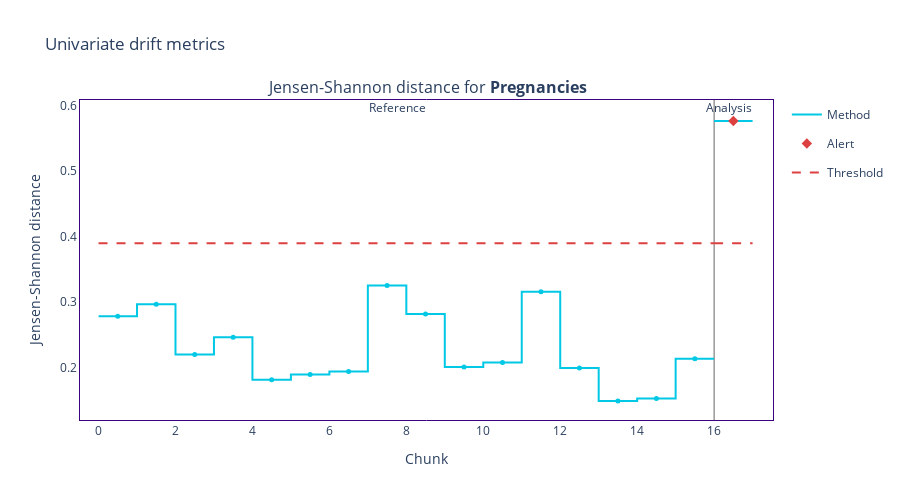
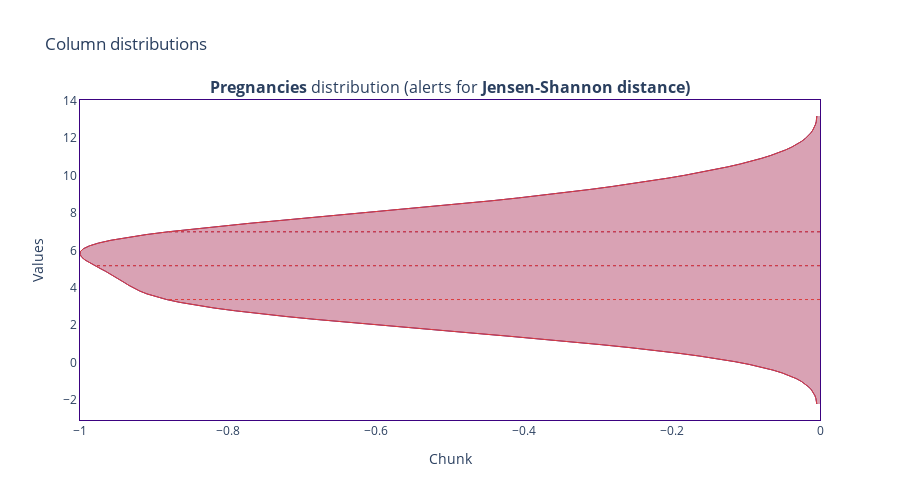
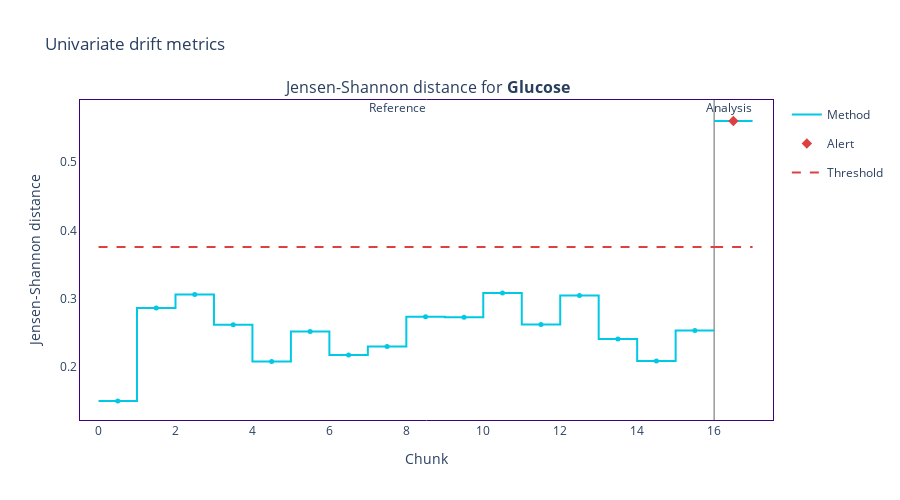
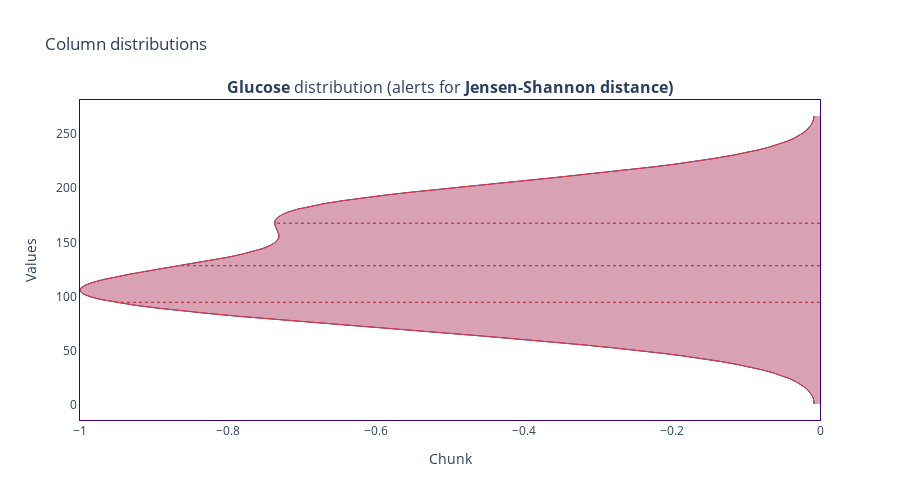

The notebook cell these images were saved under, in order:
### Code cell
ud, ep = nml_analysis(estimator, udc, test_data, col_names)

### Figure 1 — Plotly figure (JSON) as saved in the notebook; plotly's stock layout.template omitted (floating-point values rounded to 4 significant figures)
{"data": [{"hoverinfo": "skip", "legendgroup": "metric_reference", "line": {"color": "#00c8e5", "shape": "hv", "width": 2}, "mode": "lines", "name": "Method", "showlegend": true, "type": "scatter", "x": [0, 1, 2, 3, 4, 5, 6, 7, 8, 9, 10, 11, 12, 13, 14, 15, 16], "xaxis": "x", "y": [0.2783, 0.2966, 0.2199, 0.2465, 0.1815, 0.1896, 0.1942, 0.3253, 0.282, 0.2008, 0.2079, 0.3157, 0.1995, 0.1492, 0.153, 0.2133, 0.2133], "yaxis": "y"}, {"customdata": [["Jensen-Shannon distance for <b>Pregnancies</b>", "<b style=\"color:Colors.BLUE_SKY_CRAYOLA;line-height:60px\">Reference</b>", "", "[0:49]", "Chunk index: <b>0</b>", 0.2783], ["Jensen-Shannon distance for <b>Pregnancies</b>", "<b style=\"color:Colors.BLUE_SKY_CRAYOLA;line-height:60px\">Reference</b>", "", "[50:99]", "Chunk index: <b>1</b>", 0.2966], ["Jensen-Shannon distance for <b>Pregnancies</b>", "<b style=\"color:Colors.BLUE_SKY_CRAYOLA;line-height:60px\">Reference</b>", "", "[100:149]", "Chunk index: <b>2</b>", 0.2199], ["Jensen-Shannon distance for <b>Pregnancies</b>", "<b style=\"color:Colors.BLUE_SKY_CRAYOLA;line-height:60px\">Reference</b>", "", "[150:199]", "Chunk index: <b>3</b>", 0.2465], ["Jensen-Shannon distance for <b>Pregnancies</b>", "<b style=\"color:Colors.BLUE_SKY_CRAYOLA;line-height:60px\">Reference</b>", "", "[200:249]", "Chunk index: <b>4</b>", 0.1815], ["Jensen-Shannon distance for <b>Pregnancies</b>", "<b style=\"color:Colors.BLUE_SKY_CRAYOLA;line-height:60px\">Reference</b>", "", "[250:299]", "Chunk index: <b>5</b>", 0.1896], ["Jensen-Shannon distance for <b>Pregnancies</b>", "<b style=\"color:Colors.BLUE_SKY_CRAYOLA;line-height:60px\">Reference</b>", "", "[300:349]", "Chunk index: <b>6</b>", 0.1942], ["Jensen-Shannon distance for <b>Pregnancies</b>", "<b style=\"color:Colors.BLUE_SKY_CRAYOLA;line-height:60px\">Reference</b>", "", "[350:399]", "Chunk index: <b>7</b>", 0.3253], ["Jensen-Shannon distance for <b>Pregnancies</b>", "<b style=\"color:Colors.BLUE_SKY_CRAYOLA;line-height:60px\">Reference</b>", "", "[400:449]", "Chunk index: <b>8</b>", 0.282], ["Jensen-Shannon distance for <b>Pregnancies</b>", "<b style=\"color:Colors.BLUE_SKY_CRAYOLA;line-height:60px\">Reference</b>", "", "[450:499]", "Chunk index: <b>9</b>", 0.2008], ["Jensen-Shannon distance for <b>Pregnancies</b>", "<b style=\"color:Colors.BLUE_SKY_CRAYOLA;line-height:60px\">Reference</b>", "", "[500:549]", "Chunk index: <b>10</b>", 0.2079], ["Jensen-Shannon distance for <b>Pregnancies</b>", "<b style=\"color:Colors.BLUE_SKY_CRAYOLA;line-height:60px\">Reference</b>", "", "[550:599]", "Chunk index: <b>11</b>", 0.3157], ["Jensen-Shannon distance for <b>Pregnancies</b>", "<b style=\"color:Colors.BLUE_SKY_CRAYOLA;line-height:60px\">Reference</b>", "", "[600:649]", "Chunk index: <b>12</b>", 0.1995], ["Jensen-Shannon distance for <b>Pregnancies</b>", "<b style=\"color:Colors.BLUE_SKY_CRAYOLA;line-height:60px\">Reference</b>", "", "[650:699]", "Chunk index: <b>13</b>", 0.1492], ["Jensen-Shannon distance for <b>Pregnancies</b>", "<b style=\"color:Colors.BLUE_SKY_CRAYOLA;line-height:60px\">Reference</b>", "", "[700:749]", "Chunk index: <b>14</b>", 0.153], ["Jensen-Shannon distance for <b>Pregnancies</b>", "<b style=\"color:Colors.BLUE_SKY_CRAYOLA;line-height:60px\">Reference</b>", "", "[750:767]", "Chunk index: <b>15</b>", 0.2133]], "hovertemplate": "%{customdata[1]} &nbsp; &nbsp; %{customdata[2]} <br />Chunk: <b>%{customdata[3]}</b> &nbsp; &nbsp; %{customdata[4]} <br />%{customdata[0]}: <b>%{customdata[5]}</b><b r /><extra></extra>", "legendgroup": "metric_reference", "marker": {"color": "#00c8e5", "size": 5, "symbol": "circle"}, "mode": "markers", "name": "Method", "showlegend": false, "type": "scatter", "x": [0.5, 1.5, 2.5, 3.5, 4.5, 5.5, 6.5, 7.5, 8.5, 9.5, 10.5, 11.5, 12.5, 13.5, 14.5, 15.5], "xaxis": "x", "y": [0.2783, 0.2966, 0.2199, 0.2465, 0.1815, 0.1896, 0.1942, 0.3253, 0.282, 0.2008, 0.2079, 0.3157, 0.1995, 0.1492, 0.153, 0.2133, 0.2133], "yaxis": "y"}, {"hoverinfo": "skip", "legendgroup": "metric_analysis", "line": {"color": "#00c8e5", "shape": "hv", "width": 2}, "mode": "lines", "name": "Method", "showlegend": false, "type": "scatter", "x": [16, 17], "xaxis": "x", "y": [0.5767, 0.5767], "yaxis": "y"}, {"customdata": [["Jensen-Shannon distance for <b>Pregnancies</b>", "<b style=\"color:Colors.BLUE_SKY_CRAYOLA;line-height:60px\">Analysis</b>", "<span style=\"color:#AD0000\">⚠ <b>Drift detected</b></span>", "[0:10]", "Chunk index: <b>0</b>", 0.5767]], "hovertemplate": "%{customdata[1]} &nbsp; &nbsp; %{customdata[2]} <br />Chunk: <b>%{customdata[3]}</b> &nbsp; &nbsp; %{customdata[4]} <br />%{customdata[0]}: <b>%{customdata[5]}</b><b r /><extra></extra>", "legendgroup": "metric_analysis", "marker": {"color": "#00c8e5", "size": 5, "symbol": "circle"}, "mode": "markers", "name": "Method", "showlegend": false, "type": "scatter", "x": [16.5], "xaxis": "x", "y": [0.5767, 0.5767], "yaxis": "y"}, {"hoverinfo": "skip", "legendgroup": "alert", "marker": {"color": "#DD4040", "size": 8, "symbol": "diamond"}, "mode": "markers", "name": "Alert", "showlegend": true, "type": "scatter", "x": [16.5], "xaxis": "x", "y": [0.5767], "yaxis": "y"}, {"hoverinfo": "skip", "legendgroup": "thresh", "line": {"color": "#DD4040", "dash": "dash", "width": 2}, "mode": "lines", "name": "Threshold", "showlegend": true, "type": "scatter", "x": [0, 1, 2, 3, 4, 5, 6, 7, 8, 9, 10, 11, 12, 13, 14, 15, 16], "xaxis": "x", "y": [0.3901, 0.3901, 0.3901, 0.3901, 0.3901, 0.3901, 0.3901, 0.3901, 0.3901, 0.3901, 0.3901, 0.3901, 0.3901, 0.3901, 0.3901, 0.3901, 0.3901], "yaxis": "y"}, {"hoverinfo": "skip", "legendgroup": "thresh", "line": {"color": "#DD4040", "dash": "dash", "width": 2}, "mode": "lines", "name": "Threshold", "showlegend": false, "type": "scatter", "x": [16, 17], "xaxis": "x", "y": [0.3901, 0.3901], "yaxis": "y"}], "layout": {"annotations": [{"font": {"size": 16}, "showarrow": false, "text": "Jensen-Shannon distance for <b>Pregnancies</b>", "x": 0.5, "xanchor": "center", "xref": "paper", "y": 1, "yanchor": "bottom", "yref": "paper"}, {"showarrow": false, "text": "Reference", "x": 7.5, "xref": "x", "xshift": 10, "y": 1.01, "yref": "y domain"}, {"showarrow": false, "text": "Analysis", "x": 16, "xref": "x", "xshift": 15, "y": 1.01, "yref": "y domain"}], "height": 500, "hoverlabel": {"bgcolor": "white", "font": {"size": 14}}, "legend": {"itemclick": false, "itemdoubleclick": false, "traceorder": "grouped"}, "paper_bgcolor": "rgba(255,255,255,1)", "plot_bgcolor": "rgba(255,255,255,1)", "shapes": [{"layer": "below", "line": {"color": "#666666", "width": 1}, "type": "line", "x0": 16, "x1": 16, "xref": "x", "y0": 0, "y1": 1, "yref": "y domain"}], "title": {"text": "Univariate drift metrics"}, "xaxis": {"anchor": "y", "domain": [0, 1], "linecolor": "#3b0280", "matches": "x", "mirror": true, "showgrid": false, "title": {"text": "Chunk"}, "zeroline": false}, "yaxis": {"anchor": "x", "domain": [0, 1], "linecolor": "#3b0280", "mirror": true, "showgrid": false, "title": {"text": "Jensen-Shannon distance"}, "zeroline": false}}}

### Figure 2 — Plotly figure (JSON) as saved in the notebook; plotly's stock layout.template omitted (floating-point values rounded to 4 significant figures)
{"data": [{"hoverinfo": "skip", "line": {"color": "#3b0280", "width": 1}, "mode": "lines", "name": "Analysis", "showlegend": false, "type": "scatter", "x": [-0.004316, -0.004717, -0.005576, -0.006947, -0.008912, -0.01157, -0.01507, -0.01954, -0.02517, -0.03217, -0.04073, -0.0511, -0.06351, -0.07818, -0.09533, -0.1152, -0.1378, -0.1634, -0.192, -0.2236, -0.2581, -0.2953, -0.3349, -0.3767, -0.4201, -0.4646, -0.5097, -0.5548, -0.5992, -0.6423, -0.6834, -0.7221, -0.7577, -0.7901, -0.8188, -0.8438, -0.8652, -0.883, -0.8977, -0.9096, -0.9192, -0.9271, -0.9338, -0.94, -0.9459, -0.952, -0.9585, -0.9655, -0.9728, -0.9801, -0.9871, -0.9932, -0.9977, -1, -0.9994, -0.9954, -0.9874, -0.975, -0.9581, -0.9366, -0.9106, -0.8805, -0.8468, -0.8099, -0.7706, -0.7295, -0.6873, -0.6447, -0.6022, -0.5605, -0.5198, -0.4806, -0.443, -0.4071, -0.3731, -0.3409, -0.3105, -0.2818, -0.2547, -0.2293, -0.2053, -0.1829, -0.1619, -0.1424, -0.1244, -0.1078, -0.09273, -0.07906, -0.06682, -0.05595, -0.04641, -0.03812, -0.03102, -0.02499, -0.01995, -0.01579, -0.01242, -0.009741, -0.007671, -0.006136, -0.005083, -0.004469, -0.004277], "xaxis": "x", "y": [-2.202, -2.052, -1.901, -1.75, -1.599, -1.449, -1.298, -1.147, -0.9965, -0.8457, -0.695, -0.5443, -0.3935, -0.2428, -0.09207, 0.05866, 0.2094, 0.3601, 0.5108, 0.6616, 0.8123, 0.963, 1.114, 1.264, 1.415, 1.566, 1.717, 1.867, 2.018, 2.169, 2.32, 2.47, 2.621, 2.772, 2.923, 3.073, 3.224, 3.375, 3.525, 3.676, 3.827, 3.978, 4.128, 4.279, 4.43, 4.581, 4.731, 4.882, 5.033, 5.183, 5.334, 5.485, 5.636, 5.786, 5.937, 6.088, 6.239, 6.389, 6.54, 6.691, 6.841, 6.992, 7.143, 7.294, 7.444, 7.595, 7.746, 7.897, 8.047, 8.198, 8.349, 8.5, 8.65, 8.801, 8.952, 9.102, 9.253, 9.404, 9.555, 9.705, 9.856, 10.01, 10.16, 10.31, 10.46, 10.61, 10.76, 10.91, 11.06, 11.21, 11.36, 11.51, 11.66, 11.82, 11.97, 12.12, 12.27, 12.42, 12.57, 12.72, 12.87, 13.02, 13.17], "yaxis": "y"}, {"fill": "tonexty", "fillcolor": "rgba(0.23137254901960785, 0.00784313725490196, 0.5019607843137255, 0.2)", "hoverinfo": "skip", "line": {"color": "rgba(0,0,0,0)", "width": 1}, "showlegend": false, "type": "scatter", "x": [0, 0, 0, 0, 0, 0, 0, 0, 0, 0, 0, 0, 0, 0, 0, 0, 0, 0, 0, 0, 0, 0, 0, 0, 0, 0, 0, 0, 0, 0, 0, 0, 0, 0, 0, 0, 0, 0, 0, 0, 0, 0, 0, 0, 0, 0, 0, 0, 0, 0, 0, 0, 0, 0, 0, 0, 0, 0, 0, 0, 0, 0, 0, 0, 0, 0, 0, 0, 0, 0, 0, 0, 0, 0, 0, 0, 0, 0, 0, 0, 0, 0, 0, 0, 0, 0, 0, 0, 0, 0, 0, 0, 0, 0, 0, 0, 0, 0, 0, 0, 0, 0, 0], "xaxis": "x", "y": [-2.202, -2.052, -1.901, -1.75, -1.599, -1.449, -1.298, -1.147, -0.9965, -0.8457, -0.695, -0.5443, -0.3935, -0.2428, -0.09207, 0.05866, 0.2094, 0.3601, 0.5108, 0.6616, 0.8123, 0.963, 1.114, 1.264, 1.415, 1.566, 1.717, 1.867, 2.018, 2.169, 2.32, 2.47, 2.621, 2.772, 2.923, 3.073, 3.224, 3.375, 3.525, 3.676, 3.827, 3.978, 4.128, 4.279, 4.43, 4.581, 4.731, 4.882, 5.033, 5.183, 5.334, 5.485, 5.636, 5.786, 5.937, 6.088, 6.239, 6.389, 6.54, 6.691, 6.841, 6.992, 7.143, 7.294, 7.444, 7.595, 7.746, 7.897, 8.047, 8.198, 8.349, 8.5, 8.65, 8.801, 8.952, 9.102, 9.253, 9.404, 9.555, 9.705, 9.856, 10.01, 10.16, 10.31, 10.46, 10.61, 10.76, 10.91, 11.06, 11.21, 11.36, 11.51, 11.66, 11.82, 11.97, 12.12, 12.27, 12.42, 12.57, 12.72, 12.87, 13.02, 13.17], "yaxis": "y"}, {"customdata": [["[0:10]", "Chunk index: <b>0</b>", "3.375"], ["[0:10]", "Chunk index: <b>0</b>", "3.375"]], "hoverlabel": {"bgcolor": "#3b0280", "font": {"color": "white"}}, "hovertemplate": "Chunk %{customdata[0]}: %{customdata[1]}, <b>%{customdata[2]}</b>", "line": {"color": "#3b0280", "dash": "dot", "width": 1}, "mode": "lines", "name": "Analysis", "showlegend": false, "type": "scatter", "x": [0, -0.883], "xaxis": "x", "y": [3.375, 3.375], "yaxis": "y"}, {"customdata": [["[0:10]", "Chunk index: <b>0</b>", "5.183"], ["[0:10]", "Chunk index: <b>0</b>", "5.183"]], "hoverlabel": {"bgcolor": "#3b0280", "font": {"color": "white"}}, "hovertemplate": "Chunk %{customdata[0]}: %{customdata[1]}, <b>%{customdata[2]}</b>", "line": {"color": "#3b0280", "dash": "dot", "width": 1}, "mode": "lines", "name": "Analysis", "showlegend": false, "type": "scatter", "x": [0, -0.9801], "xaxis": "x", "y": [5.183, 5.183], "yaxis": "y"}, {"customdata": [["[0:10]", "Chunk index: <b>0</b>", "6.992"], ["[0:10]", "Chunk index: <b>0</b>", "6.992"]], "hoverlabel": {"bgcolor": "#3b0280", "font": {"color": "white"}}, "hovertemplate": "Chunk %{customdata[0]}: %{customdata[1]}, <b>%{customdata[2]}</b>", "line": {"color": "#3b0280", "dash": "dot", "width": 1}, "mode": "lines", "name": "Analysis", "showlegend": false, "type": "scatter", "x": [0, -0.8805], "xaxis": "x", "y": [6.992, 6.992], "yaxis": "y"}, {"hoverinfo": "skip", "line": {"color": "#DD4040", "width": 1}, "mode": "lines", "name": "Alerts", "showlegend": false, "type": "scatter", "x": [-0.004316, -0.004717, -0.005576, -0.006947, -0.008912, -0.01157, -0.01507, -0.01954, -0.02517, -0.03217, -0.04073, -0.0511, -0.06351, -0.07818, -0.09533, -0.1152, -0.1378, -0.1634, -0.192, -0.2236, -0.2581, -0.2953, -0.3349, -0.3767, -0.4201, -0.4646, -0.5097, -0.5548, -0.5992, -0.6423, -0.6834, -0.7221, -0.7577, -0.7901, -0.8188, -0.8438, -0.8652, -0.883, -0.8977, -0.9096, -0.9192, -0.9271, -0.9338, -0.94, -0.9459, -0.952, -0.9585, -0.9655, -0.9728, -0.9801, -0.9871, -0.9932, -0.9977, -1, -0.9994, -0.9954, -0.9874, -0.975, -0.9581, -0.9366, -0.9106, -0.8805, -0.8468, -0.8099, -0.7706, -0.7295, -0.6873, -0.6447, -0.6022, -0.5605, -0.5198, -0.4806, -0.443, -0.4071, -0.3731, -0.3409, -0.3105, -0.2818, -0.2547, -0.2293, -0.2053, -0.1829, -0.1619, -0.1424, -0.1244, -0.1078, -0.09273, -0.07906, -0.06682, -0.05595, -0.04641, -0.03812, -0.03102, -0.02499, -0.01995, -0.01579, -0.01242, -0.009741, -0.007671, -0.006136, -0.005083, -0.004469, -0.004277], "xaxis": "x", "y": [-2.202, -2.052, -1.901, -1.75, -1.599, -1.449, -1.298, -1.147, -0.9965, -0.8457, -0.695, -0.5443, -0.3935, -0.2428, -0.09207, 0.05866, 0.2094, 0.3601, 0.5108, 0.6616, 0.8123, 0.963, 1.114, 1.264, 1.415, 1.566, 1.717, 1.867, 2.018, 2.169, 2.32, 2.47, 2.621, 2.772, 2.923, 3.073, 3.224, 3.375, 3.525, 3.676, 3.827, 3.978, 4.128, 4.279, 4.43, 4.581, 4.731, 4.882, 5.033, 5.183, 5.334, 5.485, 5.636, 5.786, 5.937, 6.088, 6.239, 6.389, 6.54, 6.691, 6.841, 6.992, 7.143, 7.294, 7.444, 7.595, 7.746, 7.897, 8.047, 8.198, 8.349, 8.5, 8.65, 8.801, 8.952, 9.102, 9.253, 9.404, 9.555, 9.705, 9.856, 10.01, 10.16, 10.31, 10.46, 10.61, 10.76, 10.91, 11.06, 11.21, 11.36, 11.51, 11.66, 11.82, 11.97, 12.12, 12.27, 12.42, 12.57, 12.72, 12.87, 13.02, 13.17], "yaxis": "y"}, {"fill": "tonexty", "fillcolor": "rgba(0.8666666666666667, 0.25098039215686274, 0.25098039215686274, 0.3)", "hoverinfo": "skip", "line": {"color": "rgba(0,0,0,0)", "width": 1}, "showlegend": false, "type": "scatter", "x": [0, 0, 0, 0, 0, 0, 0, 0, 0, 0, 0, 0, 0, 0, 0, 0, 0, 0, 0, 0, 0, 0, 0, 0, 0, 0, 0, 0, 0, 0, 0, 0, 0, 0, 0, 0, 0, 0, 0, 0, 0, 0, 0, 0, 0, 0, 0, 0, 0, 0, 0, 0, 0, 0, 0, 0, 0, 0, 0, 0, 0, 0, 0, 0, 0, 0, 0, 0, 0, 0, 0, 0, 0, 0, 0, 0, 0, 0, 0, 0, 0, 0, 0, 0, 0, 0, 0, 0, 0, 0, 0, 0, 0, 0, 0, 0, 0, 0, 0, 0, 0, 0, 0], "xaxis": "x", "y": [-2.202, -2.052, -1.901, -1.75, -1.599, -1.449, -1.298, -1.147, -0.9965, -0.8457, -0.695, -0.5443, -0.3935, -0.2428, -0.09207, 0.05866, 0.2094, 0.3601, 0.5108, 0.6616, 0.8123, 0.963, 1.114, 1.264, 1.415, 1.566, 1.717, 1.867, 2.018, 2.169, 2.32, 2.47, 2.621, 2.772, 2.923, 3.073, 3.224, 3.375, 3.525, 3.676, 3.827, 3.978, 4.128, 4.279, 4.43, 4.581, 4.731, 4.882, 5.033, 5.183, 5.334, 5.485, 5.636, 5.786, 5.937, 6.088, 6.239, 6.389, 6.54, 6.691, 6.841, 6.992, 7.143, 7.294, 7.444, 7.595, 7.746, 7.897, 8.047, 8.198, 8.349, 8.5, 8.65, 8.801, 8.952, 9.102, 9.253, 9.404, 9.555, 9.705, 9.856, 10.01, 10.16, 10.31, 10.46, 10.61, 10.76, 10.91, 11.06, 11.21, 11.36, 11.51, 11.66, 11.82, 11.97, 12.12, 12.27, 12.42, 12.57, 12.72, 12.87, 13.02, 13.17], "yaxis": "y"}, {"customdata": [[null, "Chunk index: <b>0</b>", 3.375], [null, "Chunk index: <b>0</b>", 3.375]], "hoverlabel": {"bgcolor": "#DD4040", "font": {"color": "white"}}, "hovertemplate": "Chunk %{customdata[0]}: %{customdata[1]}, <b>%{customdata[2]}</b>", "line": {"color": "#DD4040", "dash": "dot", "width": 1}, "mode": "lines", "name": "Alerts", "showlegend": false, "type": "scatter", "x": [0, -0.883], "xaxis": "x", "y": [3.375, 3.375], "yaxis": "y"}, {"customdata": [[null, "Chunk index: <b>0</b>", 5.183], [null, "Chunk index: <b>0</b>", 5.183]], "hoverlabel": {"bgcolor": "#DD4040", "font": {"color": "white"}}, "hovertemplate": "Chunk %{customdata[0]}: %{customdata[1]}, <b>%{customdata[2]}</b>", "line": {"color": "#DD4040", "dash": "dot", "width": 1}, "mode": "lines", "name": "Alerts", "showlegend": false, "type": "scatter", "x": [0, -0.9801], "xaxis": "x", "y": [5.183, 5.183], "yaxis": "y"}, {"customdata": [[null, "Chunk index: <b>0</b>", 6.992], [null, "Chunk index: <b>0</b>", 6.992]], "hoverlabel": {"bgcolor": "#DD4040", "font": {"color": "white"}}, "hovertemplate": "Chunk %{customdata[0]}: %{customdata[1]}, <b>%{customdata[2]}</b>", "line": {"color": "#DD4040", "dash": "dot", "width": 1}, "mode": "lines", "name": "Alerts", "showlegend": false, "type": "scatter", "x": [0, -0.8805], "xaxis": "x", "y": [6.992, 6.992], "yaxis": "y"}], "layout": {"annotations": [{"font": {"size": 16}, "showarrow": false, "text": "<b>Pregnancies</b> distribution (alerts for <b>Jensen-Shannon distance)</b>", "x": 0.5, "xanchor": "center", "xref": "paper", "y": 1, "yanchor": "bottom", "yref": "paper"}], "height": 500, "hoverlabel": {"bgcolor": "white", "font": {"size": 14}}, "legend": {"itemclick": false, "itemdoubleclick": false, "traceorder": "grouped"}, "paper_bgcolor": "rgba(255,255,255,1)", "plot_bgcolor": "rgba(255,255,255,1)", "title": {"text": "Column distributions"}, "xaxis": {"anchor": "y", "domain": [0, 1], "linecolor": "#3b0280", "matches": "x", "mirror": true, "showgrid": false, "title": {"text": "Chunk"}, "zeroline": false}, "yaxis": {"anchor": "x", "domain": [0, 1], "linecolor": "#3b0280", "mirror": true, "showgrid": false, "title": {"text": "Values"}, "zeroline": false}}}

### Figure 3 — Plotly figure (JSON) as saved in the notebook; plotly's stock layout.template omitted (floating-point values rounded to 4 significant figures)
{"data": [{"hoverinfo": "skip", "legendgroup": "metric_reference", "line": {"color": "#00c8e5", "shape": "hv", "width": 2}, "mode": "lines", "name": "Method", "showlegend": true, "type": "scatter", "x": [0, 1, 2, 3, 4, 5, 6, 7, 8, 9, 10, 11, 12, 13, 14, 15, 16], "xaxis": "x", "y": [0.1499, 0.286, 0.306, 0.2618, 0.2078, 0.2516, 0.2171, 0.2298, 0.2732, 0.2728, 0.3081, 0.2619, 0.3047, 0.2407, 0.2083, 0.253, 0.253], "yaxis": "y"}, {"customdata": [["Jensen-Shannon distance for <b>Glucose</b>", "<b style=\"color:Colors.BLUE_SKY_CRAYOLA;line-height:60px\">Reference</b>", "", "[0:49]", "Chunk index: <b>0</b>", 0.1499], ["Jensen-Shannon distance for <b>Glucose</b>", "<b style=\"color:Colors.BLUE_SKY_CRAYOLA;line-height:60px\">Reference</b>", "", "[50:99]", "Chunk index: <b>1</b>", 0.286], ["Jensen-Shannon distance for <b>Glucose</b>", "<b style=\"color:Colors.BLUE_SKY_CRAYOLA;line-height:60px\">Reference</b>", "", "[100:149]", "Chunk index: <b>2</b>", 0.306], ["Jensen-Shannon distance for <b>Glucose</b>", "<b style=\"color:Colors.BLUE_SKY_CRAYOLA;line-height:60px\">Reference</b>", "", "[150:199]", "Chunk index: <b>3</b>", 0.2618], ["Jensen-Shannon distance for <b>Glucose</b>", "<b style=\"color:Colors.BLUE_SKY_CRAYOLA;line-height:60px\">Reference</b>", "", "[200:249]", "Chunk index: <b>4</b>", 0.2078], ["Jensen-Shannon distance for <b>Glucose</b>", "<b style=\"color:Colors.BLUE_SKY_CRAYOLA;line-height:60px\">Reference</b>", "", "[250:299]", "Chunk index: <b>5</b>", 0.2516], ["Jensen-Shannon distance for <b>Glucose</b>", "<b style=\"color:Colors.BLUE_SKY_CRAYOLA;line-height:60px\">Reference</b>", "", "[300:349]", "Chunk index: <b>6</b>", 0.2171], ["Jensen-Shannon distance for <b>Glucose</b>", "<b style=\"color:Colors.BLUE_SKY_CRAYOLA;line-height:60px\">Reference</b>", "", "[350:399]", "Chunk index: <b>7</b>", 0.2298], ["Jensen-Shannon distance for <b>Glucose</b>", "<b style=\"color:Colors.BLUE_SKY_CRAYOLA;line-height:60px\">Reference</b>", "", "[400:449]", "Chunk index: <b>8</b>", 0.2732], ["Jensen-Shannon distance for <b>Glucose</b>", "<b style=\"color:Colors.BLUE_SKY_CRAYOLA;line-height:60px\">Reference</b>", "", "[450:499]", "Chunk index: <b>9</b>", 0.2728], ["Jensen-Shannon distance for <b>Glucose</b>", "<b style=\"color:Colors.BLUE_SKY_CRAYOLA;line-height:60px\">Reference</b>", "", "[500:549]", "Chunk index: <b>10</b>", 0.3081], ["Jensen-Shannon distance for <b>Glucose</b>", "<b style=\"color:Colors.BLUE_SKY_CRAYOLA;line-height:60px\">Reference</b>", "", "[550:599]", "Chunk index: <b>11</b>", 0.2619], ["Jensen-Shannon distance for <b>Glucose</b>", "<b style=\"color:Colors.BLUE_SKY_CRAYOLA;line-height:60px\">Reference</b>", "", "[600:649]", "Chunk index: <b>12</b>", 0.3047], ["Jensen-Shannon distance for <b>Glucose</b>", "<b style=\"color:Colors.BLUE_SKY_CRAYOLA;line-height:60px\">Reference</b>", "", "[650:699]", "Chunk index: <b>13</b>", 0.2407], ["Jensen-Shannon distance for <b>Glucose</b>", "<b style=\"color:Colors.BLUE_SKY_CRAYOLA;line-height:60px\">Reference</b>", "", "[700:749]", "Chunk index: <b>14</b>", 0.2083], ["Jensen-Shannon distance for <b>Glucose</b>", "<b style=\"color:Colors.BLUE_SKY_CRAYOLA;line-height:60px\">Reference</b>", "", "[750:767]", "Chunk index: <b>15</b>", 0.253]], "hovertemplate": "%{customdata[1]} &nbsp; &nbsp; %{customdata[2]} <br />Chunk: <b>%{customdata[3]}</b> &nbsp; &nbsp; %{customdata[4]} <br />%{customdata[0]}: <b>%{customdata[5]}</b><b r /><extra></extra>", "legendgroup": "metric_reference", "marker": {"color": "#00c8e5", "size": 5, "symbol": "circle"}, "mode": "markers", "name": "Method", "showlegend": false, "type": "scatter", "x": [0.5, 1.5, 2.5, 3.5, 4.5, 5.5, 6.5, 7.5, 8.5, 9.5, 10.5, 11.5, 12.5, 13.5, 14.5, 15.5], "xaxis": "x", "y": [0.1499, 0.286, 0.306, 0.2618, 0.2078, 0.2516, 0.2171, 0.2298, 0.2732, 0.2728, 0.3081, 0.2619, 0.3047, 0.2407, 0.2083, 0.253, 0.253], "yaxis": "y"}, {"hoverinfo": "skip", "legendgroup": "metric_analysis", "line": {"color": "#00c8e5", "shape": "hv", "width": 2}, "mode": "lines", "name": "Method", "showlegend": false, "type": "scatter", "x": [16, 17], "xaxis": "x", "y": [0.5606, 0.5606], "yaxis": "y"}, {"customdata": [["Jensen-Shannon distance for <b>Glucose</b>", "<b style=\"color:Colors.BLUE_SKY_CRAYOLA;line-height:60px\">Analysis</b>", "<span style=\"color:#AD0000\">⚠ <b>Drift detected</b></span>", "[0:10]", "Chunk index: <b>0</b>", 0.5606]], "hovertemplate": "%{customdata[1]} &nbsp; &nbsp; %{customdata[2]} <br />Chunk: <b>%{customdata[3]}</b> &nbsp; &nbsp; %{customdata[4]} <br />%{customdata[0]}: <b>%{customdata[5]}</b><b r /><extra></extra>", "legendgroup": "metric_analysis", "marker": {"color": "#00c8e5", "size": 5, "symbol": "circle"}, "mode": "markers", "name": "Method", "showlegend": false, "type": "scatter", "x": [16.5], "xaxis": "x", "y": [0.5606, 0.5606], "yaxis": "y"}, {"hoverinfo": "skip", "legendgroup": "alert", "marker": {"color": "#DD4040", "size": 8, "symbol": "diamond"}, "mode": "markers", "name": "Alert", "showlegend": true, "type": "scatter", "x": [16.5], "xaxis": "x", "y": [0.5606], "yaxis": "y"}, {"hoverinfo": "skip", "legendgroup": "thresh", "line": {"color": "#DD4040", "dash": "dash", "width": 2}, "mode": "lines", "name": "Threshold", "showlegend": true, "type": "scatter", "x": [0, 1, 2, 3, 4, 5, 6, 7, 8, 9, 10, 11, 12, 13, 14, 15, 16], "xaxis": "x", "y": [0.3757, 0.3757, 0.3757, 0.3757, 0.3757, 0.3757, 0.3757, 0.3757, 0.3757, 0.3757, 0.3757, 0.3757, 0.3757, 0.3757, 0.3757, 0.3757, 0.3757], "yaxis": "y"}, {"hoverinfo": "skip", "legendgroup": "thresh", "line": {"color": "#DD4040", "dash": "dash", "width": 2}, "mode": "lines", "name": "Threshold", "showlegend": false, "type": "scatter", "x": [16, 17], "xaxis": "x", "y": [0.3757, 0.3757], "yaxis": "y"}], "layout": {"annotations": [{"font": {"size": 16}, "showarrow": false, "text": "Jensen-Shannon distance for <b>Glucose</b>", "x": 0.5, "xanchor": "center", "xref": "paper", "y": 1, "yanchor": "bottom", "yref": "paper"}, {"showarrow": false, "text": "Reference", "x": 7.5, "xref": "x", "xshift": 10, "y": 1.01, "yref": "y domain"}, {"showarrow": false, "text": "Analysis", "x": 16, "xref": "x", "xshift": 15, "y": 1.01, "yref": "y domain"}], "height": 500, "hoverlabel": {"bgcolor": "white", "font": {"size": 14}}, "legend": {"itemclick": false, "itemdoubleclick": false, "traceorder": "grouped"}, "paper_bgcolor": "rgba(255,255,255,1)", "plot_bgcolor": "rgba(255,255,255,1)", "shapes": [{"layer": "below", "line": {"color": "#666666", "width": 1}, "type": "line", "x0": 16, "x1": 16, "xref": "x", "y0": 0, "y1": 1, "yref": "y domain"}], "title": {"text": "Univariate drift metrics"}, "xaxis": {"anchor": "y", "domain": [0, 1], "linecolor": "#3b0280", "matches": "x", "mirror": true, "showgrid": false, "title": {"text": "Chunk"}, "zeroline": false}, "yaxis": {"anchor": "x", "domain": [0, 1], "linecolor": "#3b0280", "mirror": true, "showgrid": false, "title": {"text": "Jensen-Shannon distance"}, "zeroline": false}}}

### Figure 4 — Plotly figure (JSON) as saved in the notebook; plotly's stock layout.template omitted (floating-point values rounded to 4 significant figures)
{"data": [{"hoverinfo": "skip", "line": {"color": "#3b0280", "width": 1}, "mode": "lines", "name": "Analysis", "showlegend": false, "type": "scatter", "x": [-0.007743, -0.00809, -0.009091, -0.01079, -0.01325, -0.01657, -0.02087, -0.02629, -0.03301, -0.04121, -0.05109, -0.06286, -0.07673, -0.0929, -0.1116, -0.133, -0.1571, -0.1843, -0.2144, -0.2475, -0.2835, -0.3223, -0.3637, -0.4074, -0.453, -0.5001, -0.5482, -0.5968, -0.6452, -0.6928, -0.7389, -0.783, -0.8244, -0.8624, -0.8966, -0.9264, -0.9514, -0.9715, -0.9863, -0.9958, -1, -0.9991, -0.9935, -0.9834, -0.9695, -0.9522, -0.9324, -0.9107, -0.8878, -0.8646, -0.8418, -0.82, -0.7998, -0.7819, -0.7665, -0.7539, -0.7442, -0.7374, -0.7332, -0.7313, -0.7313, -0.7325, -0.7343, -0.736, -0.7369, -0.7362, -0.7333, -0.7276, -0.7186, -0.706, -0.6896, -0.6693, -0.6453, -0.6177, -0.5869, -0.5534, -0.5177, -0.4804, -0.4421, -0.4035, -0.3652, -0.3276, -0.2914, -0.257, -0.2246, -0.1946, -0.1671, -0.1423, -0.12, -0.1003, -0.08316, -0.06831, -0.05563, -0.04493, -0.03601, -0.02866, -0.02271, -0.01797, -0.01428, -0.01152, -0.009565, -0.008339, -0.007784], "xaxis": "x", "y": [0.7807, 3.388, 5.995, 8.602, 11.21, 13.82, 16.42, 19.03, 21.64, 24.24, 26.85, 29.46, 32.07, 34.67, 37.28, 39.89, 42.49, 45.1, 47.71, 50.31, 52.92, 55.53, 58.14, 60.74, 63.35, 65.96, 68.56, 71.17, 73.78, 76.38, 78.99, 81.6, 84.21, 86.81, 89.42, 92.03, 94.63, 97.24, 99.85, 102.5, 105.1, 107.7, 110.3, 112.9, 115.5, 118.1, 120.7, 123.3, 125.9, 128.5, 131.1, 133.7, 136.3, 139.0, 141.6, 144.2, 146.8, 149.4, 152.0, 154.6, 157.2, 159.8, 162.4, 165.0, 167.6, 170.2, 172.8, 175.5, 178.1, 180.7, 183.3, 185.9, 188.5, 191.1, 193.7, 196.3, 198.9, 201.5, 204.1, 206.7, 209.3, 212.0, 214.6, 217.2, 219.8, 222.4, 225.0, 227.6, 230.2, 232.8, 235.4, 238.0, 240.6, 243.2, 245.8, 248.4, 251.1, 253.7, 256.3, 258.9, 261.5, 264.1, 266.7], "yaxis": "y"}, {"fill": "tonexty", "fillcolor": "rgba(0.23137254901960785, 0.00784313725490196, 0.5019607843137255, 0.2)", "hoverinfo": "skip", "line": {"color": "rgba(0,0,0,0)", "width": 1}, "showlegend": false, "type": "scatter", "x": [0, 0, 0, 0, 0, 0, 0, 0, 0, 0, 0, 0, 0, 0, 0, 0, 0, 0, 0, 0, 0, 0, 0, 0, 0, 0, 0, 0, 0, 0, 0, 0, 0, 0, 0, 0, 0, 0, 0, 0, 0, 0, 0, 0, 0, 0, 0, 0, 0, 0, 0, 0, 0, 0, 0, 0, 0, 0, 0, 0, 0, 0, 0, 0, 0, 0, 0, 0, 0, 0, 0, 0, 0, 0, 0, 0, 0, 0, 0, 0, 0, 0, 0, 0, 0, 0, 0, 0, 0, 0, 0, 0, 0, 0, 0, 0, 0, 0, 0, 0, 0, 0, 0], "xaxis": "x", "y": [0.7807, 3.388, 5.995, 8.602, 11.21, 13.82, 16.42, 19.03, 21.64, 24.24, 26.85, 29.46, 32.07, 34.67, 37.28, 39.89, 42.49, 45.1, 47.71, 50.31, 52.92, 55.53, 58.14, 60.74, 63.35, 65.96, 68.56, 71.17, 73.78, 76.38, 78.99, 81.6, 84.21, 86.81, 89.42, 92.03, 94.63, 97.24, 99.85, 102.5, 105.1, 107.7, 110.3, 112.9, 115.5, 118.1, 120.7, 123.3, 125.9, 128.5, 131.1, 133.7, 136.3, 139.0, 141.6, 144.2, 146.8, 149.4, 152.0, 154.6, 157.2, 159.8, 162.4, 165.0, 167.6, 170.2, 172.8, 175.5, 178.1, 180.7, 183.3, 185.9, 188.5, 191.1, 193.7, 196.3, 198.9, 201.5, 204.1, 206.7, 209.3, 212.0, 214.6, 217.2, 219.8, 222.4, 225.0, 227.6, 230.2, 232.8, 235.4, 238.0, 240.6, 243.2, 245.8, 248.4, 251.1, 253.7, 256.3, 258.9, 261.5, 264.1, 266.7], "yaxis": "y"}, {"customdata": [["[0:10]", "Chunk index: <b>0</b>", "94.634"], ["[0:10]", "Chunk index: <b>0</b>", "94.634"]], "hoverlabel": {"bgcolor": "#3b0280", "font": {"color": "white"}}, "hovertemplate": "Chunk %{customdata[0]}: %{customdata[1]}, <b>%{customdata[2]}</b>", "line": {"color": "#3b0280", "dash": "dot", "width": 1}, "mode": "lines", "name": "Analysis", "showlegend": false, "type": "scatter", "x": [0, -0.9514], "xaxis": "x", "y": [94.63, 94.63], "yaxis": "y"}, {"customdata": [["[0:10]", "Chunk index: <b>0</b>", "128.525"], ["[0:10]", "Chunk index: <b>0</b>", "128.525"]], "hoverlabel": {"bgcolor": "#3b0280", "font": {"color": "white"}}, "hovertemplate": "Chunk %{customdata[0]}: %{customdata[1]}, <b>%{customdata[2]}</b>", "line": {"color": "#3b0280", "dash": "dot", "width": 1}, "mode": "lines", "name": "Analysis", "showlegend": false, "type": "scatter", "x": [0, -0.8646], "xaxis": "x", "y": [128.5, 128.5], "yaxis": "y"}, {"customdata": [["[0:10]", "Chunk index: <b>0</b>", "167.631"], ["[0:10]", "Chunk index: <b>0</b>", "167.631"]], "hoverlabel": {"bgcolor": "#3b0280", "font": {"color": "white"}}, "hovertemplate": "Chunk %{customdata[0]}: %{customdata[1]}, <b>%{customdata[2]}</b>", "line": {"color": "#3b0280", "dash": "dot", "width": 1}, "mode": "lines", "name": "Analysis", "showlegend": false, "type": "scatter", "x": [0, -0.7369], "xaxis": "x", "y": [167.6, 167.6], "yaxis": "y"}, {"hoverinfo": "skip", "line": {"color": "#DD4040", "width": 1}, "mode": "lines", "name": "Alerts", "showlegend": false, "type": "scatter", "x": [-0.007743, -0.00809, -0.009091, -0.01079, -0.01325, -0.01657, -0.02087, -0.02629, -0.03301, -0.04121, -0.05109, -0.06286, -0.07673, -0.0929, -0.1116, -0.133, -0.1571, -0.1843, -0.2144, -0.2475, -0.2835, -0.3223, -0.3637, -0.4074, -0.453, -0.5001, -0.5482, -0.5968, -0.6452, -0.6928, -0.7389, -0.783, -0.8244, -0.8624, -0.8966, -0.9264, -0.9514, -0.9715, -0.9863, -0.9958, -1, -0.9991, -0.9935, -0.9834, -0.9695, -0.9522, -0.9324, -0.9107, -0.8878, -0.8646, -0.8418, -0.82, -0.7998, -0.7819, -0.7665, -0.7539, -0.7442, -0.7374, -0.7332, -0.7313, -0.7313, -0.7325, -0.7343, -0.736, -0.7369, -0.7362, -0.7333, -0.7276, -0.7186, -0.706, -0.6896, -0.6693, -0.6453, -0.6177, -0.5869, -0.5534, -0.5177, -0.4804, -0.4421, -0.4035, -0.3652, -0.3276, -0.2914, -0.257, -0.2246, -0.1946, -0.1671, -0.1423, -0.12, -0.1003, -0.08316, -0.06831, -0.05563, -0.04493, -0.03601, -0.02866, -0.02271, -0.01797, -0.01428, -0.01152, -0.009565, -0.008339, -0.007784], "xaxis": "x", "y": [0.7807, 3.388, 5.995, 8.602, 11.21, 13.82, 16.42, 19.03, 21.64, 24.24, 26.85, 29.46, 32.07, 34.67, 37.28, 39.89, 42.49, 45.1, 47.71, 50.31, 52.92, 55.53, 58.14, 60.74, 63.35, 65.96, 68.56, 71.17, 73.78, 76.38, 78.99, 81.6, 84.21, 86.81, 89.42, 92.03, 94.63, 97.24, 99.85, 102.5, 105.1, 107.7, 110.3, 112.9, 115.5, 118.1, 120.7, 123.3, 125.9, 128.5, 131.1, 133.7, 136.3, 139.0, 141.6, 144.2, 146.8, 149.4, 152.0, 154.6, 157.2, 159.8, 162.4, 165.0, 167.6, 170.2, 172.8, 175.5, 178.1, 180.7, 183.3, 185.9, 188.5, 191.1, 193.7, 196.3, 198.9, 201.5, 204.1, 206.7, 209.3, 212.0, 214.6, 217.2, 219.8, 222.4, 225.0, 227.6, 230.2, 232.8, 235.4, 238.0, 240.6, 243.2, 245.8, 248.4, 251.1, 253.7, 256.3, 258.9, 261.5, 264.1, 266.7], "yaxis": "y"}, {"fill": "tonexty", "fillcolor": "rgba(0.8666666666666667, 0.25098039215686274, 0.25098039215686274, 0.3)", "hoverinfo": "skip", "line": {"color": "rgba(0,0,0,0)", "width": 1}, "showlegend": false, "type": "scatter", "x": [0, 0, 0, 0, 0, 0, 0, 0, 0, 0, 0, 0, 0, 0, 0, 0, 0, 0, 0, 0, 0, 0, 0, 0, 0, 0, 0, 0, 0, 0, 0, 0, 0, 0, 0, 0, 0, 0, 0, 0, 0, 0, 0, 0, 0, 0, 0, 0, 0, 0, 0, 0, 0, 0, 0, 0, 0, 0, 0, 0, 0, 0, 0, 0, 0, 0, 0, 0, 0, 0, 0, 0, 0, 0, 0, 0, 0, 0, 0, 0, 0, 0, 0, 0, 0, 0, 0, 0, 0, 0, 0, 0, 0, 0, 0, 0, 0, 0, 0, 0, 0, 0, 0], "xaxis": "x", "y": [0.7807, 3.388, 5.995, 8.602, 11.21, 13.82, 16.42, 19.03, 21.64, 24.24, 26.85, 29.46, 32.07, 34.67, 37.28, 39.89, 42.49, 45.1, 47.71, 50.31, 52.92, 55.53, 58.14, 60.74, 63.35, 65.96, 68.56, 71.17, 73.78, 76.38, 78.99, 81.6, 84.21, 86.81, 89.42, 92.03, 94.63, 97.24, 99.85, 102.5, 105.1, 107.7, 110.3, 112.9, 115.5, 118.1, 120.7, 123.3, 125.9, 128.5, 131.1, 133.7, 136.3, 139.0, 141.6, 144.2, 146.8, 149.4, 152.0, 154.6, 157.2, 159.8, 162.4, 165.0, 167.6, 170.2, 172.8, 175.5, 178.1, 180.7, 183.3, 185.9, 188.5, 191.1, 193.7, 196.3, 198.9, 201.5, 204.1, 206.7, 209.3, 212.0, 214.6, 217.2, 219.8, 222.4, 225.0, 227.6, 230.2, 232.8, 235.4, 238.0, 240.6, 243.2, 245.8, 248.4, 251.1, 253.7, 256.3, 258.9, 261.5, 264.1, 266.7], "yaxis": "y"}, {"customdata": [[null, "Chunk index: <b>0</b>", 94.63], [null, "Chunk index: <b>0</b>", 94.63]], "hoverlabel": {"bgcolor": "#DD4040", "font": {"color": "white"}}, "hovertemplate": "Chunk %{customdata[0]}: %{customdata[1]}, <b>%{customdata[2]}</b>", "line": {"color": "#DD4040", "dash": "dot", "width": 1}, "mode": "lines", "name": "Alerts", "showlegend": false, "type": "scatter", "x": [0, -0.9514], "xaxis": "x", "y": [94.63, 94.63], "yaxis": "y"}, {"customdata": [[null, "Chunk index: <b>0</b>", 128.5], [null, "Chunk index: <b>0</b>", 128.5]], "hoverlabel": {"bgcolor": "#DD4040", "font": {"color": "white"}}, "hovertemplate": "Chunk %{customdata[0]}: %{customdata[1]}, <b>%{customdata[2]}</b>", "line": {"color": "#DD4040", "dash": "dot", "width": 1}, "mode": "lines", "name": "Alerts", "showlegend": false, "type": "scatter", "x": [0, -0.8646], "xaxis": "x", "y": [128.5, 128.5], "yaxis": "y"}, {"customdata": [[null, "Chunk index: <b>0</b>", 167.6], [null, "Chunk index: <b>0</b>", 167.6]], "hoverlabel": {"bgcolor": "#DD4040", "font": {"color": "white"}}, "hovertemplate": "Chunk %{customdata[0]}: %{customdata[1]}, <b>%{customdata[2]}</b>", "line": {"color": "#DD4040", "dash": "dot", "width": 1}, "mode": "lines", "name": "Alerts", "showlegend": false, "type": "scatter", "x": [0, -0.7369], "xaxis": "x", "y": [167.6, 167.6], "yaxis": "y"}], "layout": {"annotations": [{"font": {"size": 16}, "showarrow": false, "text": "<b>Glucose</b> distribution (alerts for <b>Jensen-Shannon distance)</b>", "x": 0.5, "xanchor": "center", "xref": "paper", "y": 1, "yanchor": "bottom", "yref": "paper"}], "height": 500, "hoverlabel": {"bgcolor": "white", "font": {"size": 14}}, "legend": {"itemclick": false, "itemdoubleclick": false, "traceorder": "grouped"}, "paper_bgcolor": "rgba(255,255,255,1)", "plot_bgcolor": "rgba(255,255,255,1)", "title": {"text": "Column distributions"}, "xaxis": {"anchor": "y", "domain": [0, 1], "linecolor": "#3b0280", "matches": "x", "mirror": true, "showgrid": false, "title": {"text": "Chunk"}, "zeroline": false}, "yaxis": {"anchor": "x", "domain": [0, 1], "linecolor": "#3b0280", "mirror": true, "showgrid": false, "title": {"text": "Values"}, "zeroline": false}}}
